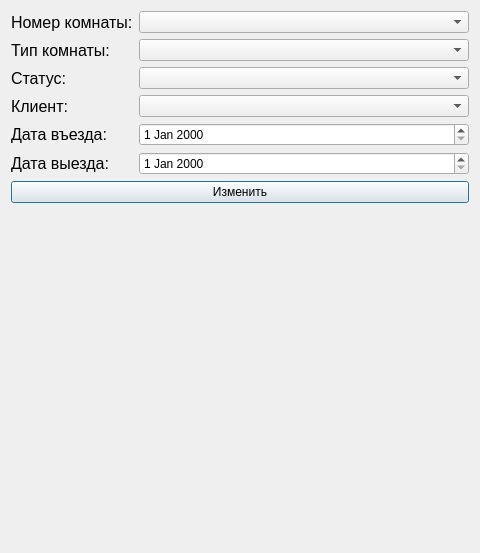
<?xml version="1.0" encoding="UTF-8"?>
<ui version="4.0">
 <class>Dialog</class>
 <widget class="QDialog" name="Dialog">
  <property name="geometry">
   <rect>
    <x>0</x>
    <y>0</y>
    <width>480</width>
    <height>553</height>
   </rect>
  </property>
  <property name="windowTitle">
   <string>Изменение размещения</string>
  </property>
  <layout class="QVBoxLayout" name="verticalLayout_2">
   <item>
    <layout class="QVBoxLayout" name="verticalLayout">
     <item>
      <layout class="QFormLayout" name="formLayout">
       <item row="0" column="0">
        <widget class="QLabel" name="room_number_label">
         <property name="font">
          <font>
           <pointsize>12</pointsize>
          </font>
         </property>
         <property name="text">
          <string>Номер комнаты:</string>
         </property>
        </widget>
       </item>
       <item row="0" column="1">
        <widget class="QComboBox" name="room_number_box"/>
       </item>
       <item row="1" column="1">
        <widget class="QComboBox" name="room_type_box"/>
       </item>
       <item row="1" column="0">
        <widget class="QLabel" name="room_type_label">
         <property name="font">
          <font>
           <pointsize>12</pointsize>
          </font>
         </property>
         <property name="text">
          <string>Тип комнаты:</string>
         </property>
        </widget>
       </item>
       <item row="2" column="1">
        <widget class="QComboBox" name="room_status_box"/>
       </item>
       <item row="2" column="0">
        <widget class="QLabel" name="room_status_label">
         <property name="font">
          <font>
           <pointsize>12</pointsize>
          </font>
         </property>
         <property name="text">
          <string>Статус:</string>
         </property>
        </widget>
       </item>
       <item row="3" column="1">
        <widget class="QComboBox" name="client_box"/>
       </item>
       <item row="3" column="0">
        <widget class="QLabel" name="client_label">
         <property name="font">
          <font>
           <pointsize>12</pointsize>
          </font>
         </property>
         <property name="text">
          <string>Клиент:</string>
         </property>
        </widget>
       </item>
       <item row="4" column="0">
        <widget class="QLabel" name="check_in_label">
         <property name="font">
          <font>
           <pointsize>12</pointsize>
          </font>
         </property>
         <property name="text">
          <string>Дата въезда:</string>
         </property>
        </widget>
       </item>
       <item row="4" column="1">
        <widget class="QDateEdit" name="check_in_date_edit"/>
       </item>
       <item row="5" column="1">
        <widget class="QDateEdit" name="check_out_date_edit"/>
       </item>
       <item row="5" column="0">
        <widget class="QLabel" name="check_out_label">
         <property name="font">
          <font>
           <pointsize>12</pointsize>
          </font>
         </property>
         <property name="text">
          <string>Дата выезда:</string>
         </property>
        </widget>
       </item>
      </layout>
     </item>
     <item>
      <widget class="QPushButton" name="pushButton">
       <property name="text">
        <string>Изменить</string>
       </property>
      </widget>
     </item>
     <item>
      <spacer name="verticalSpacer">
       <property name="orientation">
        <enum>Qt::Vertical</enum>
       </property>
       <property name="sizeHint" stdset="0">
        <size>
         <width>20</width>
         <height>40</height>
        </size>
       </property>
      </spacer>
     </item>
    </layout>
   </item>
  </layout>
 </widget>
 <resources/>
 <connections/>
</ui>
